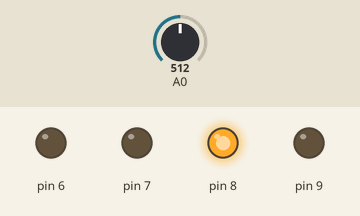
A program run on a simulated SparkFun Pro Micro, built with avr-gcc and run on an emulated ATmega32U4. Shown: output pins drawn as LEDs (lit = HIGH). The test bench sets the inputs (shaded band); at power-on: A0 = 512.

Above: at 1.2 s.
1.3 s: A0 set to 482
2.8 s: A0 set to 459
At 3.6 s:
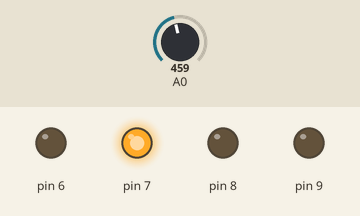
4.4 s: A0 set to 293
5.9 s: A0 set to 266
At 7.2 s:
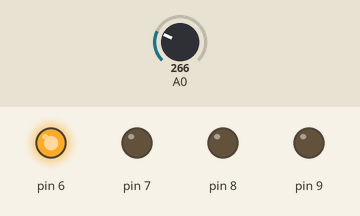
7.5 s: A0 set to 685
At 8.6 s:
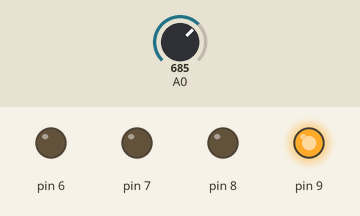
9.1 s: A0 set to 661
At 9.9 s:
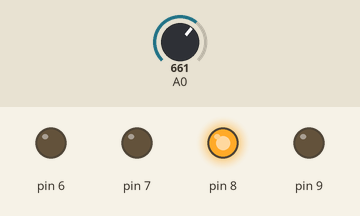
Timing chart, 0 to 11.7 s (numbered marks = the images above; inputs shaded):
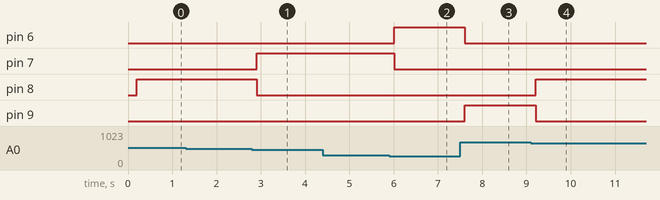

Measured:
- the behaviour switches between 475 and 474 on A0 (found by bisection; images 0 and 1)
- the behaviour switches between 275 and 274 on A0 (found by bisection; images 1 and 2)
- the behaviour switches between 675 and 674 on A0 (found by bisection; images 3 and 4)
- after the input at 1.3 s, every drawn part: stays the same
- after the input at 2.8 s, pin 7: LOW → HIGH after 0.10 s; pin 8: HIGH → LOW after 0.10 s
- after the input at 4.4 s, every drawn part: stays the same
- after the input at 5.9 s, pin 6: LOW → HIGH after 0.11 s; pin 7: HIGH → LOW after 0.11 s
- after the input at 7.5 s, pin 6: HIGH → LOW after 0.11 s; pin 9: LOW → HIGH after 0.11 s
- after the input at 9.1 s, pin 8: LOW → HIGH after 0.11 s; pin 9: HIGH → LOW after 0.11 s

The program:

main.cpp
```cpp
#include <Arduino.h>

enum measure_state
{
  st_measure,
  st_switch,
};

enum switchvalue
{
  sw_OFF  = 0,
  sw_LED0 = 6,
  sw_LED1 = 7,
  sw_LED2 = 8,
  sw_LED3 = 9,
};

// put function declarations here:
int screenvalue = 0;

void setup() {
  pinMode(A0, INPUT);
  pinMode(6, OUTPUT);
  pinMode(7, OUTPUT);
  pinMode(8, OUTPUT);
  pinMode(9, OUTPUT);
}

measure_state currentstate = st_measure;

switchvalue previousvalue = sw_OFF; //LED
switchvalue currentvalue = sw_OFF;

void setLED(switchvalue lednum) {
  uint8_t led_number = static_cast<uint8_t>(lednum);
  for (uint8_t x = 6; x < 10; x++ ) {
      digitalWrite(x, (led_number == x) ? HIGH : LOW);
  }
}

switchvalue getvalue() {
    screenvalue = analogRead(A0);
    if(screenvalue < 75) return sw_OFF;

    else if (screenvalue > 74 && screenvalue < 275) return sw_LED0;
    else if (screenvalue > 274 && screenvalue < 475) return sw_LED1;
    else if (screenvalue > 474 && screenvalue < 675) return sw_LED2;
    return sw_LED3;
}

void loop() {

  switch (currentstate)
  {
    case st_measure:
      delay(100);
      currentvalue = getvalue();


      if(currentvalue == previousvalue) {
        currentstate = st_switch;
      }
      previousvalue = currentvalue;
      break;

    case st_switch:
      setLED(currentvalue);
      currentstate = st_measure;
      break;
  }


}
```
